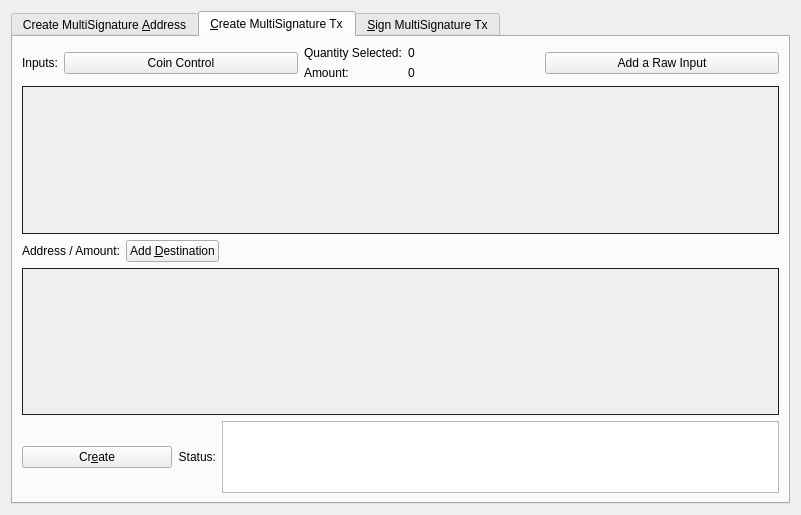
<?xml version="1.0" encoding="UTF-8"?>
<ui version="4.0">
 <class>MultisigDialog</class>
 <widget class="QDialog" name="MultisigDialog">
  <property name="geometry">
   <rect>
    <x>0</x>
    <y>0</y>
    <width>801</width>
    <height>515</height>
   </rect>
  </property>
  <property name="sizePolicy">
   <sizepolicy hsizetype="Fixed" vsizetype="Fixed">
    <horstretch>0</horstretch>
    <verstretch>0</verstretch>
   </sizepolicy>
  </property>
  <property name="windowTitle">
   <string>Multisignature Address Interactions</string>
  </property>
  <layout class="QVBoxLayout" name="verticalLayout_8">
   <item>
    <widget class="QTabWidget" name="multisigTabWidget">
     <property name="styleSheet">
      <string notr="true">QScrollArea{border: 1px solid #1f1f1f;}</string>
     </property>
     <property name="currentIndex">
      <number>1</number>
     </property>
     <widget class="QWidget" name="addMultisigTab">
      <property name="sizePolicy">
       <sizepolicy hsizetype="Minimum" vsizetype="Minimum">
        <horstretch>0</horstretch>
        <verstretch>0</verstretch>
       </sizepolicy>
      </property>
      <attribute name="title">
       <string>Create MultiSignature &amp;Address</string>
      </attribute>
      <layout class="QVBoxLayout" name="verticalLayout">
       <item>
        <layout class="QHBoxLayout" name="enterMLayout">
         <item>
          <widget class="QSpinBox" name="enterMSpinbox">
           <property name="sizePolicy">
            <sizepolicy hsizetype="Fixed" vsizetype="Fixed">
             <horstretch>0</horstretch>
             <verstretch>0</verstretch>
            </sizepolicy>
           </property>
           <property name="toolTip">
            <string>How many people must sign to verify a transaction</string>
           </property>
           <property name="minimum">
            <number>1</number>
           </property>
           <property name="maximum">
            <number>15</number>
           </property>
           <property name="value">
            <number>1</number>
           </property>
          </widget>
         </item>
         <item>
          <widget class="QLabel" name="enterMLabel">
           <property name="text">
            <string>Enter the minimum number of signatures required to sign transactions</string>
           </property>
          </widget>
         </item>
        </layout>
       </item>
       <item>
        <layout class="QHBoxLayout" name="addressLabelLayout">
         <item>
          <widget class="QLabel" name="addressLableLabel">
           <property name="text">
            <string>Address Label:</string>
           </property>
          </widget>
         </item>
         <item>
          <widget class="QLineEdit" name="multisigAddressLabel"/>
         </item>
        </layout>
       </item>
       <item>
        <layout class="QHBoxLayout" name="addAddressLayout">
         <item>
          <widget class="QPushButton" name="addAddressButton">
           <property name="toolTip">
            <string>Add another address that could sign to verify a transaction from the multisig address.</string>
           </property>
           <property name="text">
            <string>&amp;Add Address / Key</string>
           </property>
           <property name="icon">
            <iconset resource="../nodebase.qrc">
             <normaloff>:/icons/add</normaloff>:/icons/add</iconset>
           </property>
           <property name="autoDefault">
            <bool>false</bool>
           </property>
          </widget>
         </item>
         <item>
          <widget class="QLabel" name="addAddressLabel">
           <property name="sizePolicy">
            <sizepolicy hsizetype="Preferred" vsizetype="Fixed">
             <horstretch>0</horstretch>
             <verstretch>0</verstretch>
            </sizepolicy>
           </property>
           <property name="text">
            <string>Local addresses or public keys that can sign:</string>
           </property>
          </widget>
         </item>
         <item>
          <spacer name="addAddressSpacer_2">
           <property name="orientation">
            <enum>Qt::Horizontal</enum>
           </property>
           <property name="sizeHint" stdset="0">
            <size>
             <width>40</width>
             <height>10</height>
            </size>
           </property>
          </spacer>
         </item>
        </layout>
       </item>
       <item>
        <widget class="QScrollArea" name="addAddressScrollArea">
         <property name="sizePolicy">
          <sizepolicy hsizetype="Preferred" vsizetype="Expanding">
           <horstretch>0</horstretch>
           <verstretch>0</verstretch>
          </sizepolicy>
         </property>
         <property name="widgetResizable">
          <bool>true</bool>
         </property>
         <widget class="QWidget" name="addAddressWidget">
          <property name="geometry">
           <rect>
            <x>0</x>
            <y>0</y>
            <width>759</width>
            <height>166</height>
           </rect>
          </property>
          <layout class="QVBoxLayout" name="verticalLayout_5">
           <item>
            <layout class="QVBoxLayout" name="addressList"/>
           </item>
           <item>
            <spacer name="verticalSpacer">
             <property name="orientation">
              <enum>Qt::Vertical</enum>
             </property>
             <property name="sizeHint" stdset="0">
              <size>
               <width>20</width>
               <height>40</height>
              </size>
             </property>
            </spacer>
           </item>
          </layout>
         </widget>
        </widget>
       </item>
       <item>
        <layout class="QHBoxLayout" name="addMultisigLayout">
         <item>
          <widget class="QPushButton" name="addMultisigButton">
           <property name="sizePolicy">
            <sizepolicy hsizetype="Preferred" vsizetype="Fixed">
             <horstretch>0</horstretch>
             <verstretch>0</verstretch>
            </sizepolicy>
           </property>
           <property name="toolTip">
            <string>Create a new multisig address</string>
           </property>
           <property name="toolTipDuration">
            <number>-3</number>
           </property>
           <property name="text">
            <string>C&amp;reate</string>
           </property>
           <property name="icon">
            <iconset resource="../nodebase.qrc">
             <normaloff>:/icons/filesave</normaloff>:/icons/filesave</iconset>
           </property>
           <property name="autoDefault">
            <bool>false</bool>
           </property>
          </widget>
         </item>
         <item>
          <widget class="QLabel" name="label">
           <property name="text">
            <string>Status:</string>
           </property>
          </widget>
         </item>
         <item>
          <widget class="QTextEdit" name="addMultisigStatus">
           <property name="sizePolicy">
            <sizepolicy hsizetype="Expanding" vsizetype="Fixed">
             <horstretch>0</horstretch>
             <verstretch>0</verstretch>
            </sizepolicy>
           </property>
           <property name="maximumSize">
            <size>
             <width>16777215</width>
             <height>75</height>
            </size>
           </property>
           <property name="readOnly">
            <bool>true</bool>
           </property>
           <property name="textInteractionFlags">
            <set>Qt::TextSelectableByKeyboard|Qt::TextSelectableByMouse</set>
           </property>
          </widget>
         </item>
        </layout>
       </item>
       <item>
        <widget class="QLabel" name="label_2">
         <property name="sizePolicy">
          <sizepolicy hsizetype="Preferred" vsizetype="Preferred">
           <horstretch>0</horstretch>
           <verstretch>0</verstretch>
          </sizepolicy>
         </property>
         <property name="text">
          <string>Use below to quickly import an address by its redeem. Don't forget to add a label before clicking import!
Keep in mind, the wallet will rescan the blockchain to find transactions containing the new address.
Please be patient after clicking import.</string>
         </property>
         <property name="scaledContents">
          <bool>false</bool>
         </property>
         <property name="wordWrap">
          <bool>true</bool>
         </property>
        </widget>
       </item>
       <item>
        <layout class="QHBoxLayout" name="importLayout">
         <item>
          <widget class="QPushButton" name="importAddressButton">
           <property name="sizePolicy">
            <sizepolicy hsizetype="Fixed" vsizetype="Fixed">
             <horstretch>0</horstretch>
             <verstretch>0</verstretch>
            </sizepolicy>
           </property>
           <property name="text">
            <string>&amp;Import Redeem</string>
           </property>
           <property name="icon">
            <iconset resource="../nodebase.qrc">
             <normaloff>:/icons/import</normaloff>:/icons/import</iconset>
           </property>
          </widget>
         </item>
         <item>
          <widget class="QLineEdit" name="importRedeem">
           <property name="sizePolicy">
            <sizepolicy hsizetype="Preferred" vsizetype="Fixed">
             <horstretch>0</horstretch>
             <verstretch>0</verstretch>
            </sizepolicy>
           </property>
          </widget>
         </item>
        </layout>
       </item>
      </layout>
     </widget>
     <widget class="QWidget" name="createTransactionTab">
      <attribute name="title">
       <string>&amp;Create MultiSignature Tx</string>
      </attribute>
      <layout class="QVBoxLayout" name="verticalLayout_3">
       <item>
        <layout class="QHBoxLayout" name="horizontalLayout_2">
         <item>
          <layout class="QVBoxLayout" name="createTxLayout">
           <item>
            <layout class="QHBoxLayout" name="addTxInputLayout">
             <item>
              <widget class="QLabel" name="addTxInputLabel">
               <property name="sizePolicy">
                <sizepolicy hsizetype="Fixed" vsizetype="Preferred">
                 <horstretch>0</horstretch>
                 <verstretch>0</verstretch>
                </sizepolicy>
               </property>
               <property name="text">
                <string>Inputs:</string>
               </property>
              </widget>
             </item>
             <item>
              <widget class="QPushButton" name="pushButtonCoinControl">
               <property name="sizePolicy">
                <sizepolicy hsizetype="Preferred" vsizetype="Fixed">
                 <horstretch>0</horstretch>
                 <verstretch>0</verstretch>
                </sizepolicy>
               </property>
               <property name="text">
                <string>Coin Control</string>
               </property>
              </widget>
             </item>
             <item>
              <layout class="QFormLayout" name="formLayout_2">
               <property name="rightMargin">
                <number>10</number>
               </property>
               <item row="0" column="0">
                <widget class="QLabel" name="labelQuantity">
                 <property name="text">
                  <string>Quantity Selected:</string>
                 </property>
                </widget>
               </item>
               <item row="0" column="1">
                <widget class="QLabel" name="labelQuantity_int">
                 <property name="text">
                  <string>0</string>
                 </property>
                </widget>
               </item>
               <item row="1" column="0">
                <widget class="QLabel" name="labelAmount">
                 <property name="text">
                  <string>Amount:</string>
                 </property>
                </widget>
               </item>
               <item row="1" column="1">
                <widget class="QLabel" name="labelAmount_int">
                 <property name="text">
                  <string>0</string>
                 </property>
                </widget>
               </item>
              </layout>
             </item>
             <item>
              <widget class="QPushButton" name="addInputButton">
               <property name="sizePolicy">
                <sizepolicy hsizetype="Preferred" vsizetype="Fixed">
                 <horstretch>0</horstretch>
                 <verstretch>0</verstretch>
                </sizepolicy>
               </property>
               <property name="toolTip">
                <string>Add an input to fund the outputs</string>
               </property>
               <property name="text">
                <string>Add a Raw Input</string>
               </property>
               <property name="icon">
                <iconset resource="../nodebase.qrc">
                 <normaloff>:/css/default</normaloff>:/css/default</iconset>
               </property>
              </widget>
             </item>
            </layout>
           </item>
           <item>
            <widget class="QScrollArea" name="txInputsScrollArea">
             <property name="sizePolicy">
              <sizepolicy hsizetype="Preferred" vsizetype="Expanding">
               <horstretch>0</horstretch>
               <verstretch>0</verstretch>
              </sizepolicy>
             </property>
             <property name="widgetResizable">
              <bool>true</bool>
             </property>
             <widget class="QWidget" name="txInputsWidget">
              <property name="geometry">
               <rect>
                <x>0</x>
                <y>0</y>
                <width>747</width>
                <height>131</height>
               </rect>
              </property>
              <layout class="QVBoxLayout" name="verticalLayout_7">
               <item>
                <layout class="QVBoxLayout" name="inputsList"/>
               </item>
               <item>
                <spacer name="txInputsSpacer">
                 <property name="orientation">
                  <enum>Qt::Vertical</enum>
                 </property>
                 <property name="sizeHint" stdset="0">
                  <size>
                   <width>20</width>
                   <height>80</height>
                  </size>
                 </property>
                </spacer>
               </item>
              </layout>
             </widget>
            </widget>
           </item>
           <item>
            <layout class="QHBoxLayout" name="addDestinationLayout">
             <item>
              <widget class="QLabel" name="addDestinationLabel">
               <property name="text">
                <string>Address / Amount:</string>
               </property>
              </widget>
             </item>
             <item>
              <widget class="QPushButton" name="addDestinationButton">
               <property name="sizePolicy">
                <sizepolicy hsizetype="Fixed" vsizetype="Fixed">
                 <horstretch>0</horstretch>
                 <verstretch>0</verstretch>
                </sizepolicy>
               </property>
               <property name="toolTip">
                <string>Add destinations to send NDB to</string>
               </property>
               <property name="text">
                <string>Add &amp;Destination</string>
               </property>
               <property name="icon">
                <iconset resource="../nodebase.qrc">
                 <normaloff>:/icons/add</normaloff>:/icons/add</iconset>
               </property>
              </widget>
             </item>
             <item>
              <spacer name="addDestinationHorizontalSpacer">
               <property name="orientation">
                <enum>Qt::Horizontal</enum>
               </property>
               <property name="sizeHint" stdset="0">
                <size>
                 <width>40</width>
                 <height>20</height>
                </size>
               </property>
              </spacer>
             </item>
            </layout>
           </item>
           <item>
            <widget class="QScrollArea" name="destionationsScrollArea">
             <property name="sizePolicy">
              <sizepolicy hsizetype="Expanding" vsizetype="Expanding">
               <horstretch>0</horstretch>
               <verstretch>0</verstretch>
              </sizepolicy>
             </property>
             <property name="widgetResizable">
              <bool>true</bool>
             </property>
             <widget class="QWidget" name="destinationsScrollAreaContents">
              <property name="geometry">
               <rect>
                <x>0</x>
                <y>0</y>
                <width>747</width>
                <height>130</height>
               </rect>
              </property>
              <layout class="QVBoxLayout" name="verticalLayout_11">
               <item>
                <layout class="QVBoxLayout" name="destinationsList"/>
               </item>
               <item>
                <spacer name="destinationsSpacer">
                 <property name="orientation">
                  <enum>Qt::Vertical</enum>
                 </property>
                 <property name="sizeHint" stdset="0">
                  <size>
                   <width>20</width>
                   <height>20</height>
                  </size>
                 </property>
                </spacer>
               </item>
              </layout>
             </widget>
            </widget>
           </item>
           <item>
            <layout class="QHBoxLayout" name="horizontalLayout_4">
             <item>
              <widget class="QPushButton" name="createButton">
               <property name="sizePolicy">
                <sizepolicy hsizetype="Fixed" vsizetype="Fixed">
                 <horstretch>0</horstretch>
                 <verstretch>0</verstretch>
                </sizepolicy>
               </property>
               <property name="minimumSize">
                <size>
                 <width>150</width>
                 <height>0</height>
                </size>
               </property>
               <property name="toolTip">
                <string>Create a transaction object using the given inputs to the given outputs</string>
               </property>
               <property name="text">
                <string>Cr&amp;eate</string>
               </property>
               <property name="icon">
                <iconset resource="../nodebase.qrc">
                 <normaloff>:/icons/export</normaloff>:/icons/export</iconset>
               </property>
               <property name="autoDefault">
                <bool>false</bool>
               </property>
               <property name="default">
                <bool>true</bool>
               </property>
              </widget>
             </item>
             <item>
              <widget class="QLabel" name="createButtonLabel">
               <property name="sizePolicy">
                <sizepolicy hsizetype="Fixed" vsizetype="Preferred">
                 <horstretch>0</horstretch>
                 <verstretch>0</verstretch>
                </sizepolicy>
               </property>
               <property name="text">
                <string>Status:</string>
               </property>
               <property name="alignment">
                <set>Qt::AlignRight|Qt::AlignTrailing|Qt::AlignVCenter</set>
               </property>
              </widget>
             </item>
             <item>
              <widget class="QTextEdit" name="createButtonStatus">
               <property name="sizePolicy">
                <sizepolicy hsizetype="Expanding" vsizetype="Minimum">
                 <horstretch>0</horstretch>
                 <verstretch>0</verstretch>
                </sizepolicy>
               </property>
               <property name="maximumSize">
                <size>
                 <width>16777215</width>
                 <height>16777215</height>
                </size>
               </property>
               <property name="sizeAdjustPolicy">
                <enum>QAbstractScrollArea::AdjustToContents</enum>
               </property>
               <property name="readOnly">
                <bool>true</bool>
               </property>
              </widget>
             </item>
            </layout>
           </item>
          </layout>
         </item>
         <item>
          <layout class="QHBoxLayout" name="horizontalLayout_3"/>
         </item>
        </layout>
       </item>
      </layout>
     </widget>
     <widget class="QWidget" name="signMultisigTransaction">
      <property name="styleSheet">
       <string notr="true">txScrollArea:{
	border: 1px solid #1f1f1f;
}
keyScrollArea:{
	border: 1px solid #1f1f1f;
}
txScrollArea:{
	border: 1px solid #1f1f1f;
}</string>
      </property>
      <attribute name="title">
       <string>&amp;Sign MultiSignature Tx</string>
      </attribute>
      <layout class="QVBoxLayout" name="verticalLayout_4">
       <item>
        <layout class="QHBoxLayout" name="transactionHexLayout">
         <item>
          <widget class="QLabel" name="transactionHexLabel">
           <property name="text">
            <string>Transaction Hex:</string>
           </property>
          </widget>
         </item>
         <item>
          <widget class="QLineEdit" name="transactionHex">
           <property name="toolTip">
            <string/>
           </property>
          </widget>
         </item>
        </layout>
       </item>
       <item>
        <layout class="QHBoxLayout" name="horizontalLayout">
         <item>
          <layout class="QVBoxLayout" name="verticalLayout_2">
           <item>
            <layout class="QHBoxLayout" name="horizontalLayout_7">
             <item>
              <widget class="QPushButton" name="signButton">
               <property name="sizePolicy">
                <sizepolicy hsizetype="Preferred" vsizetype="Fixed">
                 <horstretch>0</horstretch>
                 <verstretch>0</verstretch>
                </sizepolicy>
               </property>
               <property name="minimumSize">
                <size>
                 <width>150</width>
                 <height>0</height>
                </size>
               </property>
               <property name="toolTip">
                <string>Sign the transaction from this wallet or from provided private keys</string>
               </property>
               <property name="text">
                <string>S&amp;ign</string>
               </property>
               <property name="icon">
                <iconset resource="../nodebase.qrc">
                 <normaloff>:/icons/edit</normaloff>:/icons/edit</iconset>
               </property>
               <property name="autoDefault">
                <bool>false</bool>
               </property>
               <property name="default">
                <bool>true</bool>
               </property>
              </widget>
             </item>
             <item>
              <widget class="QPushButton" name="commitButton">
               <property name="enabled">
                <bool>false</bool>
               </property>
               <property name="sizePolicy">
                <sizepolicy hsizetype="Preferred" vsizetype="Fixed">
                 <horstretch>0</horstretch>
                 <verstretch>0</verstretch>
                </sizepolicy>
               </property>
               <property name="toolTip">
                <string>&lt;html&gt;&lt;head/&gt;&lt;body&gt;&lt;p&gt;DISABLED until transaction has been signed enough times.&lt;/p&gt;&lt;/body&gt;&lt;/html&gt;</string>
               </property>
               <property name="autoFillBackground">
                <bool>false</bool>
               </property>
               <property name="text">
                <string>Co&amp;mmit</string>
               </property>
               <property name="icon">
                <iconset resource="../nodebase.qrc">
                 <normaloff>:/icons/commit</normaloff>:/icons/commit</iconset>
               </property>
               <property name="autoDefault">
                <bool>true</bool>
               </property>
              </widget>
             </item>
             <item>
              <layout class="QHBoxLayout" name="addPrivKeyLayout">
               <item>
                <widget class="QPushButton" name="addPrivKeyButton">
                 <property name="sizePolicy">
                  <sizepolicy hsizetype="Fixed" vsizetype="Fixed">
                   <horstretch>0</horstretch>
                   <verstretch>0</verstretch>
                  </sizepolicy>
                 </property>
                 <property name="toolTip">
                  <string>Add private keys to sign the transaction with</string>
                 </property>
                 <property name="text">
                  <string>Add Private &amp;Key</string>
                 </property>
                 <property name="icon">
                  <iconset resource="../nodebase.qrc">
                   <normaloff>:/icons/add</normaloff>:/icons/add</iconset>
                 </property>
                </widget>
               </item>
               <item>
                <widget class="QLabel" name="addPrivKeyLabel">
                 <property name="text">
                  <string>Sign with only private keys (Not Recommened)</string>
                 </property>
                </widget>
               </item>
              </layout>
             </item>
            </layout>
           </item>
           <item>
            <layout class="QHBoxLayout" name="horizontalLayout_5">
             <item>
              <widget class="QLabel" name="signButtonStatusLabel">
               <property name="text">
                <string>Status:</string>
               </property>
              </widget>
             </item>
             <item>
              <widget class="QTextEdit" name="signButtonStatus">
               <property name="sizePolicy">
                <sizepolicy hsizetype="Expanding" vsizetype="Preferred">
                 <horstretch>0</horstretch>
                 <verstretch>0</verstretch>
                </sizepolicy>
               </property>
               <property name="maximumSize">
                <size>
                 <width>16777215</width>
                 <height>16777215</height>
                </size>
               </property>
               <property name="verticalScrollBarPolicy">
                <enum>Qt::ScrollBarAsNeeded</enum>
               </property>
               <property name="readOnly">
                <bool>true</bool>
               </property>
               <property name="textInteractionFlags">
                <set>Qt::TextSelectableByKeyboard|Qt::TextSelectableByMouse</set>
               </property>
              </widget>
             </item>
            </layout>
           </item>
           <item>
            <widget class="QScrollArea" name="keyScrollArea">
             <property name="sizePolicy">
              <sizepolicy hsizetype="Expanding" vsizetype="Expanding">
               <horstretch>0</horstretch>
               <verstretch>0</verstretch>
              </sizepolicy>
             </property>
             <property name="sizeAdjustPolicy">
              <enum>QAbstractScrollArea::AdjustToContents</enum>
             </property>
             <property name="widgetResizable">
              <bool>true</bool>
             </property>
             <widget class="QWidget" name="keyScrollAreaContents">
              <property name="geometry">
               <rect>
                <x>0</x>
                <y>0</y>
                <width>755</width>
                <height>168</height>
               </rect>
              </property>
              <layout class="QVBoxLayout" name="verticalLayout_9">
               <item>
                <layout class="QVBoxLayout" name="keyList"/>
               </item>
               <item>
                <spacer name="keySpacer">
                 <property name="orientation">
                  <enum>Qt::Vertical</enum>
                 </property>
                 <property name="sizeHint" stdset="0">
                  <size>
                   <width>20</width>
                   <height>20</height>
                  </size>
                 </property>
                </spacer>
               </item>
              </layout>
             </widget>
            </widget>
           </item>
          </layout>
         </item>
        </layout>
       </item>
      </layout>
     </widget>
    </widget>
   </item>
  </layout>
 </widget>
 <resources>
  <include location="../nodebase.qrc"/>
 </resources>
 <connections/>
</ui>
